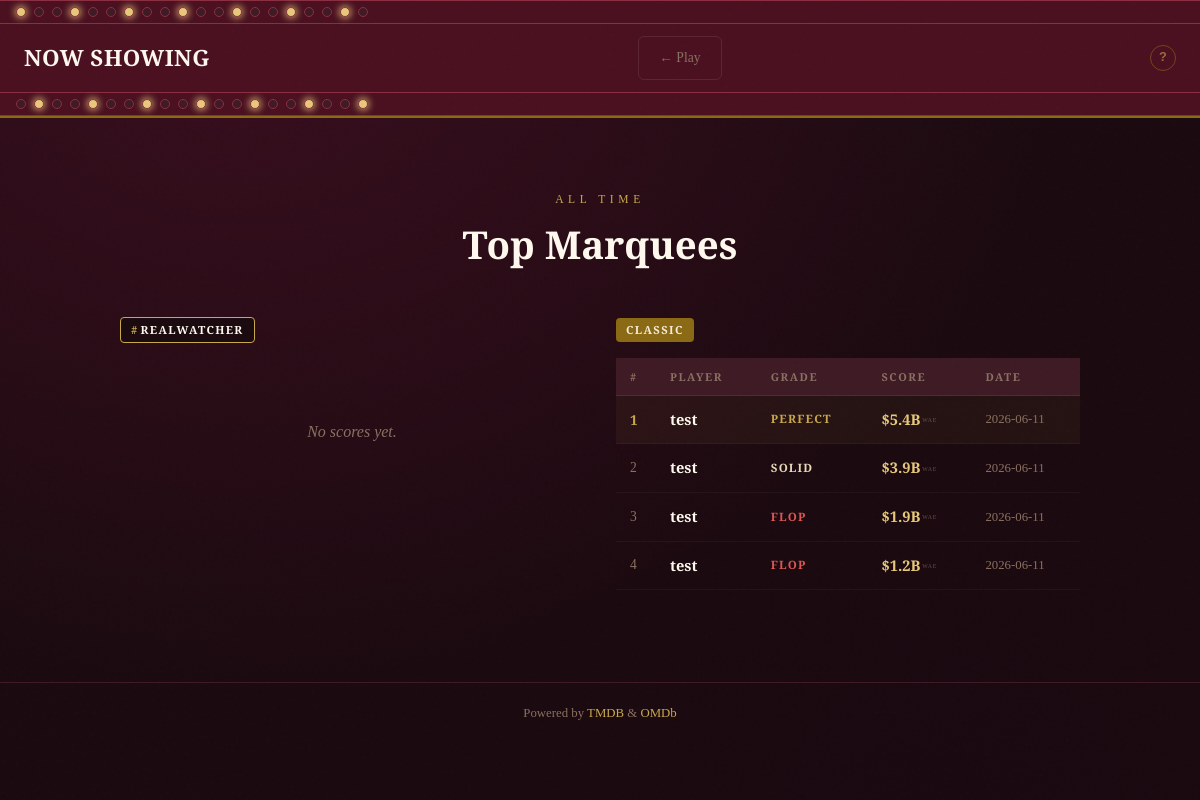
The app's page /leaderboard with its own data.
### tables this page shows
CREATE TABLE scores (
                id          INTEGER PRIMARY KEY AUTOINCREMENT,
                player      TEXT    NOT NULL,
                mode        TEXT    NOT NULL,
                final_score INTEGER NOT NULL,
                grade       TEXT    NOT NULL,
                played_at   TEXT    NOT NULL,
                share_token TEXT    UNIQUE,
                result_json TEXT
            );

### app.py (the view)
@app.get("/leaderboard")
def leaderboard():
    rw = query("""
        SELECT player, final_score, grade, played_at
        FROM scores WHERE mode = 'realwatcher'
        ORDER BY final_score DESC LIMIT 25
    """)
    classic = query("""
        SELECT player, final_score, grade, played_at
        FROM scores WHERE mode = 'classic'
        ORDER BY final_score DESC LIMIT 25
    """)
    return render_template("leaderboard.html",
                           rw_entries=[dict(r) for r in rw],
                           classic_entries=[dict(r) for r in classic])

### app.py (called while the page is built)
def get_db():
    if "db" not in g:
        g.db = sqlite3.connect(DB_PATH)
        g.db.row_factory = sqlite3.Row
    return g.db

def query(sql, params=()):
    return get_db().execute(sql, params).fetchall()

@app.template_filter("wae")
def wae_filter(value):
    if value is None:
        return Markup("—")
    try:
        v = float(value)
    except (TypeError, ValueError):
        return Markup("—")
    if abs(v) >= 1000:
        num = f"${v / 1000:.1f}B"
    else:
        num = f"${v:,.0f}M"
    return Markup(f'{num}<span class="wae-unit">WAE</span>')

@app.context_processor
def inject_scoring():
    return {"scoring": SCORING}

### templates/leaderboard.html (shortened to what this page needs)
{% extends "base.html" %}
{% block nav %}
<a href="/" class="btn-ghost" style="font-size:.85rem">← Play</a>
{% endblock %}
{% block content %}
<section class="leaderboard">
  <div class="leaderboard-stage">
    <div class="leaderboard-header">
      <p class="leaderboard-eyebrow">All Time</p>
      <h1 class="leaderboard-title">Top Marquees</h1>
    </div>
    {% macro lb_table(entries) %}
    {% if entries %}
    <table class="lb-table">
      <thead>
        <tr>
          <th>#</th>
          <th>Player</th>
          <th>Grade</th>
          <th>Score</th>
          <th class="lb-date">Date</th>
        </tr>
      </thead>
      <tbody>
        {% for e in entries %}
        <tr class="lb-row {% if loop.index == 1 %}lb-top{% endif %}">
          <td class="lb-rank">{{ loop.index }}</td>
          <td class="lb-player">{{ e.player }}</td>
          <td class="lb-grade grade-{{ e.grade | lower }}">{{ e.grade }}</td>
          <td class="lb-score">{{ e.final_score | wae }}</td>
          <td class="lb-date">{{ e.played_at[:10] }}</td>
        </tr>
        {% endfor %}
      </tbody>
    </table>
    {% else %}
    <p class="lb-empty">No scores yet.</p>
    {% endif %}
    {% endmacro %}
    <div class="lb-sections">
      <div class="lb-section" id="realwatcher">
        <div class="lb-section-header">
          <span class="lb-section-badge badge-rw"><span class="rw-hash">#</span>RealWatcher</span>
        </div>
        {{ lb_table(rw_entries) }}
      </div>
      <div class="lb-section" id="classic">
        <div class="lb-section-header">
          <span class="lb-section-badge badge-classic">Classic</span>
        </div>
        {{ lb_table(classic_entries) }}
      </div>
    </div>
  </div>
</section>
{% endblock %}

### templates/base.html (shortened to what this page needs)
<!DOCTYPE html>
<html lang="en">
<head>
  <link rel="stylesheet" href="{{ url_for('static', filename='css/main.css') }}">
</head>
<body>
  <div class="grain"></div>
  <header class="site-header">
    <div class="marquee-bulbs top-bulbs">
      {% for i in range(20) %}<span class="bulb {% if i % 3 == 0 %}on{% endif %}"></span>{% endfor %}
    </div>
    <div class="header-inner">
      <a href="/" class="wordmark">
        <span class="wordmark-showing">NOW SHOWING</span>
      </a>
      {% if self.nav() %}
      <nav class="header-nav">{% block nav %}{% endblock %}</nav>
      {% endif %}
      <button class="scoring-info-btn" id="btn-scoring-info" aria-label="How scoring works">?</button>
    </div>
    <div class="marquee-bulbs bottom-bulbs">
      {% for i in range(20) %}<span class="bulb {% if i % 3 == 1 %}on{% endif %}"></span>{% endfor %}
    </div>
  </header>
  <main class="site-main">
    {% block content %}{% endblock %}
  </main>
  <footer class="site-footer">
    <p>Powered by <a href="https://www.themoviedb.org" target="_blank">TMDB</a> &amp; <a href="https://www.omdbapi.com" target="_blank">OMDb</a></p>
  </footer>
</body>
</html>

### records on screen
scores: player "test", grade "PERFECT", final_score|wae "$5.4B WAE", played_at "2026-06-11"
scores: player "test", grade "SOLID", final_score|wae "$3.9B WAE", played_at "2026-06-11"
scores: player "test", grade "FLOP", final_score|wae "$1.9B WAE", played_at "2026-06-11"
scores: player "test", grade "FLOP", final_score|wae "$1.2B WAE", played_at "2026-06-11"
